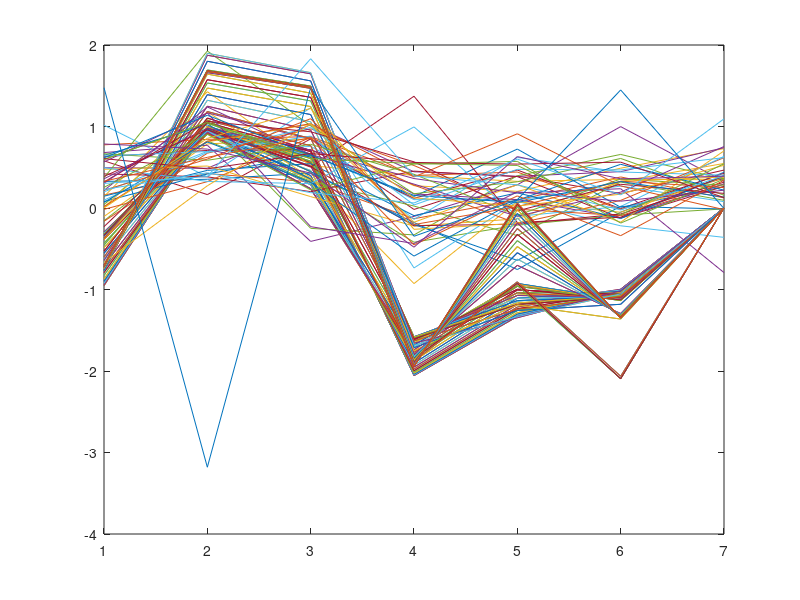

The MATLAB source for this figure:
function fitting_experiment
test_dat = [   -0.9533    1.0007    0.6627   -2.0563   -1.3323   -0.9992         0
   -0.9400    0.9950    0.6487   -2.0541   -1.3258   -1.0162         0
   -0.9238    0.9900    0.6379   -2.0484   -1.3162   -1.0224         0
   -0.9000    0.9834    0.6229   -2.0397   -1.3019   -1.0304         0
   -0.8716    0.9769    0.6066   -2.0280   -1.2845   -1.0374         0
   -0.8278    0.9645    0.5756   -2.0139   -1.2590   -1.0519         0
   -0.7912    0.9568    0.5592   -1.9965   -1.2361   -1.0359         0
   -0.7574    0.9528    0.5497   -1.9758   -1.2147   -1.0069         0
   -0.7040    0.9421    0.5170   -1.9532   -1.1846   -0.9973         0
   -0.6308    0.9263    0.4599   -1.9291   -1.1455   -1.0074         0
   -0.5547    0.9142    0.3987   -1.9026   -1.1052   -1.0234         0
   -0.4870    0.9095    0.3468   -1.8731   -1.0682   -1.0396         0
   -0.4315    0.9113    0.3099   -1.8402   -1.0358   -1.0516         0
   -0.3861    0.9181    0.2866   -1.8043   -1.0066   -1.0581         0
   -0.3196    0.9204    0.2355   -1.7714   -0.9613   -1.0958         0
   -0.2954    0.9311    0.2372   -1.7390   -0.9354   -1.1100         0
   -0.3085    0.9477    0.2842   -1.7095   -0.9255   -1.1201         0
   -0.3412    0.9694    0.3558   -1.6828   -0.9260   -1.1284         0
   -0.3884    0.9984    0.4470   -1.6589   -0.9355   -1.1365         0
   -0.4562    1.0426    0.5690   -1.6373   -0.9602   -1.1363         0
   -0.5298    1.1035    0.7059   -1.6181   -0.9960   -1.1276         0
   -0.6029    1.1836    0.8529   -1.6017   -1.0423   -1.1063         0
   -0.6420    1.2491    0.9550   -1.5897   -1.0733   -1.0994         0
   -0.6771    1.3220    1.0579   -1.5820   -1.1073   -1.0884         0
   -0.7016    1.3905    1.1467   -1.5793   -1.1362   -1.0824         0
   -0.7227    1.4721    1.2447   -1.5827   -1.1647   -1.0764         0
   -0.7355    1.5339    1.3143   -1.5925   -1.1842   -1.0801         0
   -0.7387    1.5741    1.3575   -1.6055   -1.1834   -1.0933         0
   -0.7616    1.6836    1.4671   -1.6307   -1.2423   -1.0871         0
   -0.7756    1.8744    1.6464   -1.6583   -1.3464   -1.0156         0
   -0.7735    1.8987    1.6607   -1.6843   -1.3331   -1.0536         0
   -0.7692    1.8005    1.5595   -1.7135   -1.2580   -1.1813         0
   -0.7424    1.6430    1.4097   -1.7510   -1.1881   -1.3624         0
   -0.3212    1.0436    0.6474   -1.8147   -0.9517   -2.0944         0
   -0.3352    1.0503    0.6914   -1.8476   -0.9261   -2.0944         0
   -0.3703    1.0726    0.7648   -1.8784   -0.9054   -2.0647         0
   -0.7227    1.6604    1.4753   -1.7955   -0.7036   -1.2950         0
   -0.7242    1.6715    1.4832   -1.8207   -0.6267   -1.3055         0
   -0.7262    1.6800    1.4886   -1.8441   -0.5487   -1.3141         0
   -0.7284    1.6894    1.4946   -1.8645   -0.4738   -1.3202         0
   -0.7283    1.6939    1.4965   -1.8820   -0.4005   -1.3272         0
   -0.7235    1.6851    1.4889   -1.8958   -0.3237   -1.3372         0
   -0.7192    1.6799    1.4842   -1.9078   -0.2522   -1.3442         0
   -0.7153    1.6766    1.4812   -1.9176   -0.1841   -1.3485         0
   -0.7121    1.6754    1.4797   -1.9259   -0.1223   -1.3509         0
   -0.7096    1.6754    1.4792   -1.9327   -0.0676   -1.3521         0
   -0.7078    1.6761    1.4793   -1.9381   -0.0214   -1.3524         0
   -0.7063    1.6761    1.4790   -1.9416    0.0172   -1.3519         0
   -0.7054    1.6761    1.4786   -1.9437    0.0450   -1.3509         0
   -0.7049    1.6748    1.4776   -1.9442    0.0628   -1.3497         0];

breaks = [         0
    0.1005
    0.2010
    0.3015
    0.4020
    0.5025
    0.6030
    0.7035
    0.8040
    0.9045
    1.0050
    1.1055
    1.2060
    1.3065
    1.4070
    1.5075
    1.6080
    1.7085
    1.8090
    1.9095
    2.0101
    2.1106
    2.2111
    2.3116
    2.4121
    2.5377
    2.6382
    2.7387
    2.8392
    2.9397
    3.0402
    3.1407
    3.2412
    3.3417
    3.4422
    3.5427
    3.6432
    3.7437
    3.8442
    3.9447
    4.0452
    4.1457
    4.2462
    4.3467
    4.4472
    4.5477
    4.6482
    4.7487
    4.8492
    4.9749];

	init_spl = spline(breaks, test_dat');
    figure;
    plot(ppval(init_spl,breaks));
    hold on;
    
    extranodes_guess = rand(size(test_dat,1) - 1,7);

    
    [sol, fval] = fminsearch(@cost_fun, extranodes_guess)
  
            allknots = zeros(size(test_dat,1)*2 - 1, 7);
        extra_nodes = reshape(sol,[],7);
        allknots(1:2:end,:) = test_dat;
        allknots(2:2:end,:) = extra_nodes;
        
        spl = spline(linspace(0,5,size(allknots,1)), allknots');
        plot(ppval(spl,linspace(0,5,size(allknots,1))));
    
    disp(fval);
    function cost = cost_fun(X)
        allknots = zeros(size(test_dat,1)*2 - 1, 7);
        extra_nodes = reshape(X,[],7);
        allknots(1:2:end,:) = test_dat;
        allknots(2:2:end,:) = extra_nodes;
        
        spl = spline(linspace(0,5,size(allknots,1)), allknots');
        cost = sum(spl.coefs(:,2).^2);  
    end
        




end



